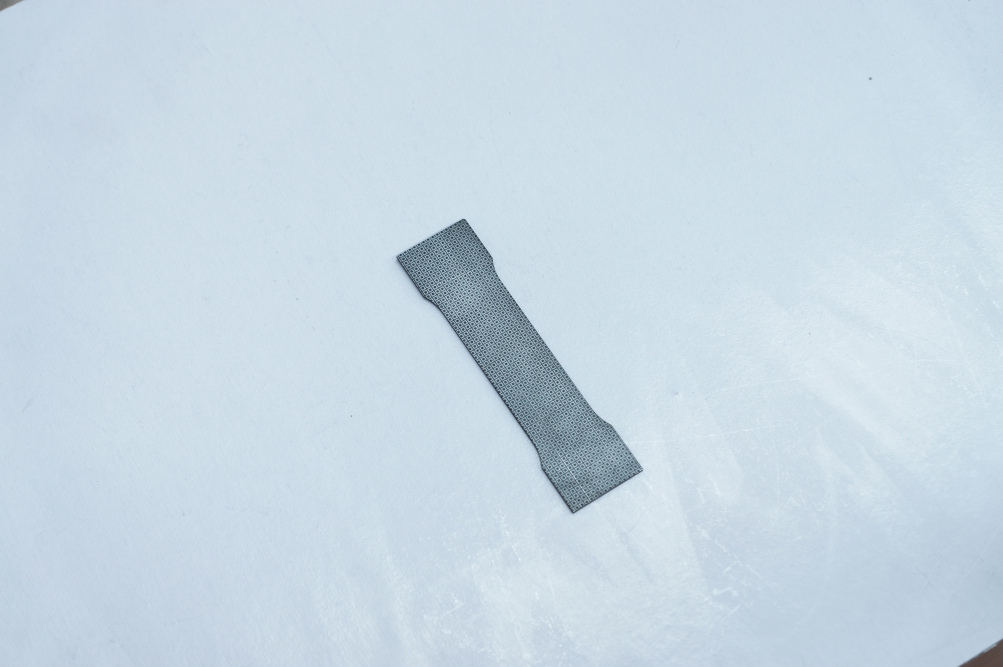
//> input picture image.JPG, 3008 x 2000 px (shown at 1/3 size)
$ ./only_SURF_detect   (built with g++ and OpenCV 4, older OpenCV classes emulated)
//> lines starting //> are read from the running program, lines starting //| are printed output that depends on the picture; after the words box and inside, x2 and y2 are one past the last pixel; in counts of white or black regions, pixels touching at a corner belong together
### stdafx.h
// stdafx.h : 자주 사용하지만 자주 변경되지는 않는
// 표준 시스템 포함 파일 및 프로젝트 관련 포함 파일이
// 들어 있는 포함 파일입니다.
//

#pragma once

#include "targetver.h"

#include <stdio.h>
#include <tchar.h>


// TODO: 프로그램에 필요한 추가 헤더는 여기에서 참조합니다.

### only SURF detect.cpp
#include "stdafx.h"
#include "opencv\cv.h"
#include "opencv\highgui.h"
#include "conio.h"
#include "stdio.h"
#include "string.h"
#include "stdlib.h"
#include <opencv2/nonfree/nonfree.hpp>

#include <vector>
#include <string>

using namespace cv;
using namespace std;

void onMouse(int event, int x, int y, int flags, void* param);
void thinningIteration(cv::Mat& im, int iter);
void thinning(cv::Mat& im);

int main()
{
	Mat srcImage = imread("image.jpg", IMREAD_GRAYSCALE); //srcImage : 원본이미지
//> srcImage: 2000 rows x 3008 cols, CV_8UC1; min 23, max 255, mean 213.3
	Mat mouseimage =srcImage.clone();

	imshow("mouseimage",mouseimage);
	setMouseCallback("mouseimage", onMouse,  (void *)&mouseimage);
	resize(mouseimage,mouseimage,Size(1504,1000));
	waitKey();

	int x,y,disx,disy;
	cout << "x : " ;
	cin >> x ;
//> the answer given: 100
	cout << endl << "y : ";
	cin >> y;
//> the answer given: 100
	cout <<endl<<"disx : " ;
	cin >> disx;
//> the answer given: 3
	cout <<endl<<"disy : ";
	cin >> disy;
//> the answer given: 3

	if( srcImage.empty() )
		return -1;

	cout << srcImage.size() <<endl;
//| [3008 x 2000]
	Mat imageROI=srcImage(Rect(x*2,y*2,disx,disy)); //imageROI : 영역확대이미지
//> imageROI = [[210, 210, 211], [210, 210, 211], [210, 210, 211]]


	vector<KeyPoint> keypoints;

	//SurfFeatureDetector  surF(10);
	//surF.detect(imageROI,  keypoints);
	SIFT  siftF(20000, 31); //n개의 포인트 detect
	siftF.detect(imageROI,  keypoints);
//> keypoints = 0 keypoints
	//KeyPointsFilter::retainBest( keypoints,1000); //retainbest 로 n개를 걸러냄
	cout << "keypoints.size()=" <<  keypoints.size() << endl;
//| keypoints.size()=0

	Mat descriptors;
//	SurfDescriptorExtractor extractor;
//	extractor.compute(srcImage, keypoints, descriptors);
	//surF.compute(srcImage, keypoints, descriptors);
	siftF.compute(imageROI, keypoints, descriptors);
//> descriptors = empty

 	FileStorage fs("Keypoints.yml", FileStorage::WRITE);
	write(fs, "keypoints", keypoints);
	write(fs, "descriptors", descriptors);
	fs.release();

	Mat dstImage(srcImage.size(), CV_8UC3);
 	cvtColor(srcImage, dstImage, COLOR_GRAY2BGR);
	drawKeypoints(srcImage, keypoints, dstImage);

	cout<<"size : "<<keypoints.size()<<endl;
//| size : 0


	Mat copyimg;
	imageROI.copyTo(copyimg);
//> copyimg has the same summary as imageROI
	cvtColor(copyimg,copyimg,CV_GRAY2BGR);

	for(int k=0; k< keypoints.size(); k++)
	{
		KeyPoint element;
		element = keypoints[k];
		circle(copyimg, element.pt, 2,Scalar(0,0,255), -1);

		// [6 lines of commented-out code are left out]


	}
//> this loop made 0 passes

	resize(copyimg,copyimg,Size(1000,800));
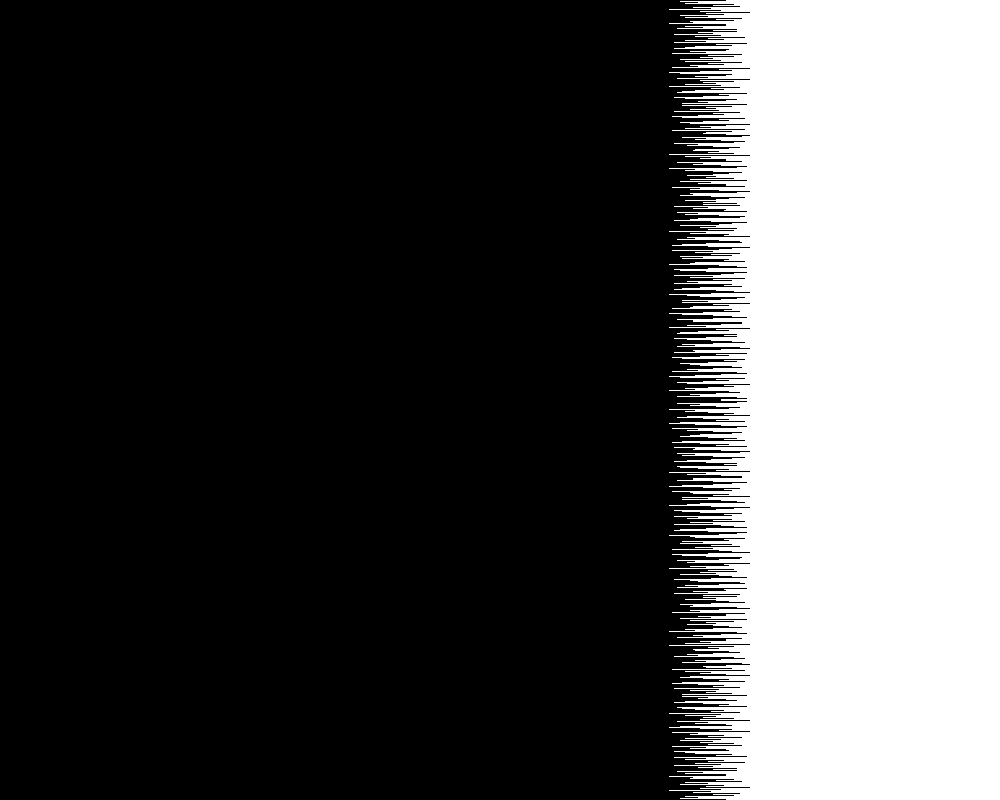
//> copyimg: 800 rows x 1000 cols, CV_8UC3; values 210 (black) and 211 (white), 29% white; 1 white region, box (x1, y1, x2, y2) and area: (669, 0, 1000, 800) 232132
	imshow("clos",copyimg);
	waitKey();

	//Filter1 , threshold 후 3*3 kernel에 흰색이 모두 차있을 경우 point로 지정

	Mat thrImage;
	threshold(imageROI,thrImage, 120, 255, THRESH_BINARY_INV);
//> thrImage = [[0, 0, 0], [0, 0, 0], [0, 0, 0]]
	imwrite("thrImage.jpg",thrImage);

	vector <KeyPoint> keypoints_1;

	for(int k=0; k< keypoints.size(); k++)
	{
		KeyPoint element;
		element = keypoints[k];

		double key_x = element.pt.x-1;
		double key_y = element.pt.y-1;

		if(key_x<0)
			key_x = 0;

		if(key_y<0)
			key_y = 0;

		if(key_x+3> imageROI.cols)
			key_x = imageROI.cols-3;

		if(key_y+3> imageROI.rows)
			key_y = imageROI.rows-3;


		Mat kernel = thrImage(Rect(key_x,key_y,3,3));

		int nwhite=0;
		for(int p=0;p<3;p++)
		{
			for(int q=0;q<3;q++)
			{
				if(float(kernel.at<uchar>(p,q))==255)
				{
					nwhite+=1;
				}
			}
		}

		if(nwhite ==9)
			keypoints_1.push_back(element);
	}
//> after the loop, keypoints_1 = 0 keypoints

	Mat closrcImage; //closrcImage : circle를 위한 복사이미지
	imageROI.copyTo(closrcImage);
//> closrcImage has the same summary as imageROI

	cvtColor(closrcImage,closrcImage,CV_GRAY2BGR);

	cout << keypoints_1.size() <<endl;
//| 0
	for(int k=0; k< keypoints_1.size(); k++)
	{
		KeyPoint element;

		element = keypoints_1[k];
		circle(closrcImage, element.pt, 2,
			             Scalar(0,0,255), -1);
	}

	resize(closrcImage,closrcImage,Size(1000,800));
	imshow("final1",closrcImage);


	//Filter2, by linethinning

	Mat thinning_image;
	thrImage.copyTo(thinning_image);
//> thinning_image = [[0, 0, 0], [0, 0, 0], [0, 0, 0]]
	thinning(thinning_image);
//> the loop in thinning, `do` made 1 pass
//> diff on pass 1: [[0, 0, 0], [0, 0, 0], [0, 0, 0]]

	vector <KeyPoint> keypoints_2;
	for(int k=0; k< keypoints_1.size(); k++)
	{
		KeyPoint element;
		element = keypoints_1[k];

		double key_x = element.pt.x-1;
		double key_y = element.pt.y-1;

		if(key_x<0)
			key_x = 0;

		if(key_y<0)
			key_y = 0;

		if(key_x+3> imageROI.cols)
			key_x = imageROI.cols-3;

		if(key_y+3> imageROI.rows)
			key_y = imageROI.rows-3;

		Mat kernel = thinning_image(Rect(key_x,key_y,3,3));
		int nwhite=0;
		for(int p=0;p<3;p++)
		{
			for(int q=0;q<3;q++)
			{
				if(float(kernel.at<uchar>(p,q))==255)
				{
					nwhite+=1;
				}
			}

		}

		if(nwhite <=3)
		{

				keypoints_2.push_back(element);
		}

	}
//> after the loop, keypoints_2 = 0 keypoints

	Mat closrcImage2; //closrcImage : circle를 위한 복사이미지
	imageROI.copyTo(closrcImage2);
//> closrcImage2 has the same summary as imageROI

	cvtColor(closrcImage2,closrcImage2,CV_GRAY2BGR);
	for(int k=0; k< keypoints_2.size(); k++)
	{
		KeyPoint element;

		element = keypoints_2[k];
		circle(closrcImage2, element.pt, 2,
			             Scalar(0,0,255), -1);

	}

	resize(closrcImage2,closrcImage2,Size(1000,800));
	imshow("final",closrcImage2);

	waitKey();


	return 0;
}

void onMouse(int event, int x, int y, int flags, void* param)
{
	Mat *pMat = (Mat *)param;
	Mat image = Mat(*pMat);
	switch(event)
	{
 	case EVENT_LBUTTONDOWN:
		{
			rectangle(image, Point(x-5, y-5), Point(x+5, y+5), Scalar(255, 0, 0),2);
			cout << x-5 << "," << y-5 <<endl;
		}
		break;
	}
	imshow("mouseimage", image);
}

void thinningIteration(cv::Mat& im, int iter)
{
    cv::Mat marker = cv::Mat::zeros(im.size(), CV_8UC1);

    for (int i = 1; i < im.rows-1; i++)
    {
        for (int j = 1; j < im.cols-1; j++)
        {
            uchar p2 = im.at<uchar>(i-1, j);
            uchar p3 = im.at<uchar>(i-1, j+1);
            uchar p4 = im.at<uchar>(i, j+1);
            uchar p5 = im.at<uchar>(i+1, j+1);
            uchar p6 = im.at<uchar>(i+1, j);
            uchar p7 = im.at<uchar>(i+1, j-1);
            uchar p8 = im.at<uchar>(i, j-1);
            uchar p9 = im.at<uchar>(i-1, j-1);

            int A  = (p2 == 0 && p3 == 1) + (p3 == 0 && p4 == 1) +
                     (p4 == 0 && p5 == 1) + (p5 == 0 && p6 == 1) +
                     (p6 == 0 && p7 == 1) + (p7 == 0 && p8 == 1) +
                     (p8 == 0 && p9 == 1) + (p9 == 0 && p2 == 1);
            int B  = p2 + p3 + p4 + p5 + p6 + p7 + p8 + p9;
            int m1 = iter == 0 ? (p2 * p4 * p6) : (p2 * p4 * p8);
            int m2 = iter == 0 ? (p4 * p6 * p8) : (p2 * p6 * p8);

            if (A == 1 && (B >= 2 && B <= 6) && m1 == 0 && m2 == 0)
                marker.at<uchar>(i,j) = 1;
        }
    }

    im &= ~marker;
}

void thinning(cv::Mat& im)
{
    im /= 255;

    cv::Mat prev = cv::Mat::zeros(im.size(), CV_8UC1);
    cv::Mat diff;

    do {
        thinningIteration(im, 0);
        thinningIteration(im, 1);
        cv::absdiff(im, prev, diff);
        im.copyTo(prev);
    }
    while (cv::countNonZero(diff) > 0);

    im *= 255;
}
